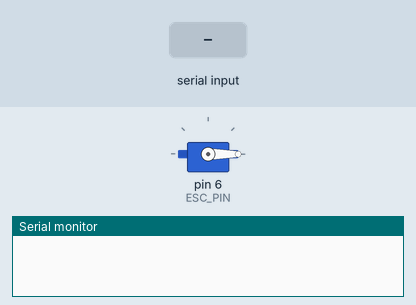
A sketch run on a simulated Arduino Uno, built with avr-gcc and run on an emulated ATmega328P. Parts: servo, the last lines printed to the serial monitor. Inputs (shaded band) come from the test bench.

Above: at 3.2 s.
3.3 s: "90,45\n" received over Serial
At 3.6 s:
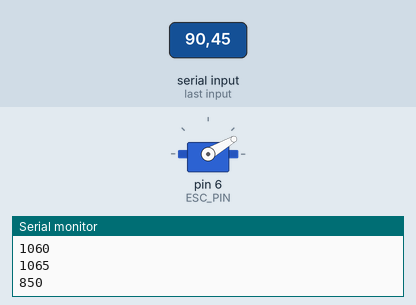
4.8 s: "30,150\n" received over Serial
Timing chart, 0 to 7.8 s (numbered marks = the images above; inputs shaded):
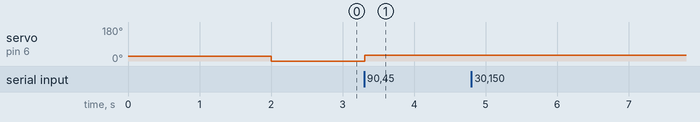

The sketch:

serial_test.ino
```cpp
#include <Servo.h>
#define ESC_PIN 6
String message;
long value;
int val;
int input_val;
Servo esc;
void setup(){
  esc.attach(ESC_PIN);
  esc.writeMicroseconds(800);
  delay(2000);
  Serial.begin(9600);
}
void loop(){
  /*
  message = Serial.read();
  value = message.toInt();
  val = (int)value;
  val *= 5;
  val += 800;
  */
  if(Serial.available() > 0){
    message = Serial.read();
    value = message.toInt();
    val = (int)value;
    val *= 5;
    val += 800;
    Serial.println(val);
  }
  esc.writeMicroseconds(val);
}
```

Measured:
- after the input at 3.3 s, servo on pin 6 (ESC_PIN): 0° → 30° at once
